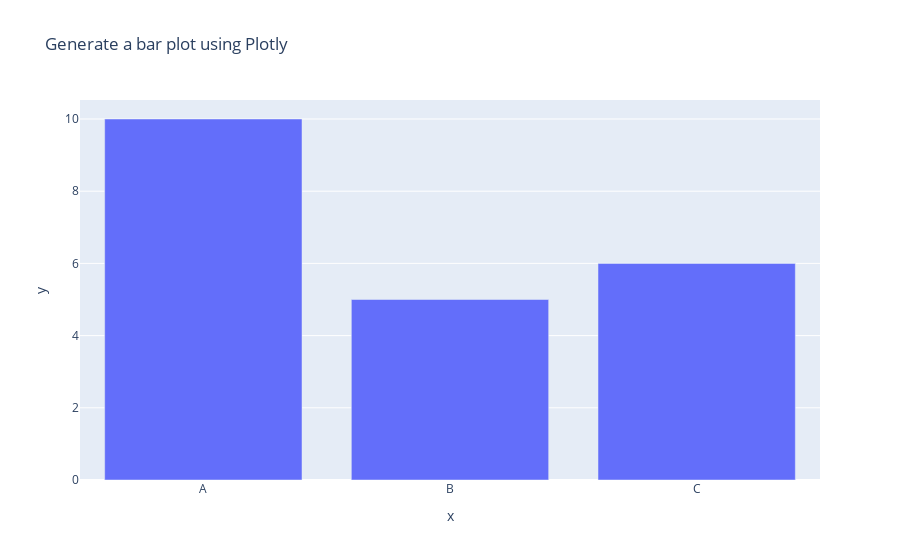

Here is the notebook cell this chart was saved with:
### Code cell
#Generate a bar plot using Plotly
    #-

import plotly.express as px

# Sample data
data = {
    'x' : ['A', 'B', 'C'],
    'y' : [10, 5, 6]
}

# Create bar chart
fig = px.bar(data, x='x', y='y', title='Generate a bar plot using Plotly')

# Show plot
fig.show()

### Figure 1 — Plotly figure (JSON) as saved in the notebook; plotly's stock layout.template omitted (floating-point values rounded to 4 significant figures)
{"data": [{"alignmentgroup": "True", "hovertemplate": "x=%{x}<br>y=%{y}<extra></extra>", "legendgroup": "", "marker": {"color": "#636efa", "pattern": {"shape": ""}}, "name": "", "offsetgroup": "", "orientation": "v", "showlegend": false, "textposition": "auto", "type": "bar", "x": ["A", "B", "C"], "xaxis": "x", "y": [10, 5, 6], "yaxis": "y"}], "layout": {"autosize": true, "barmode": "relative", "legend": {"tracegroupgap": 0}, "title": {"text": "Generate a bar plot using Plotly"}, "xaxis": {"anchor": "y", "autorange": true, "domain": [0, 1], "range": [-0.5, 2.5], "title": {"text": "x"}, "type": "category"}, "yaxis": {"anchor": "x", "autorange": true, "domain": [0, 1], "range": [0, 10.53], "title": {"text": "y"}, "type": "linear"}}}
